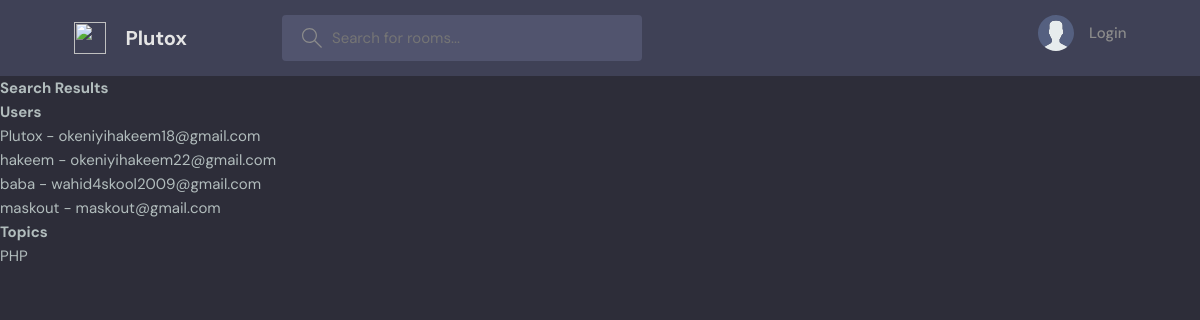
The app's page /search/ with its own data.
### base/models.py (models this page shows, shortened)
class User(AbstractUser):
    name =models.CharField(max_length=200, null=True)
    email = models.EmailField(unique=True , null=True)
    username = models.CharField(null=True, blank=True, max_length=255)
    bio = models.TextField(null=True)
    avatar =models.ImageField(
        default= 'avatar.svg ' ,
        null=True,
        blank=True,
        validators=[FileExtensionValidator(['jpg', 'png', 'jpeg' , 'svg'])]
    )
    USERNAME_FIELD = 'email'
    REQUIRED_FIELDS = ['username']

class Topic (models.Model):
    name = models.CharField(max_length=200)

### base/views.py (the view)
# urls.py: path('search/', views.custom_search, name="search"),
def custom_search(request):
    query = request.GET.get("q", "")
    user_results = User.objects.filter(Q(username__icontains=query) | Q(email__icontains=query))
    topic_results = Topic.objects.filter(name__icontains=query)
    return render(request, "base/custom_search_results.html", {"users": user_results, "topics": topic_results})

### templates/base/custom_search_results.html (shortened to what this page needs)
{% extends "main.html" %}
{% block main %}
<!DOCTYPE html>
<html lang="en">
<head>
</head>
<body>
    <h1>Search Results</h1>
    <h2>Users</h2>
    {% if users %}
        <ul>
            {% for user in users %}
                <li>{{ user.username }} - {{ user.email }}</li>
            {% endfor %}
        </ul>
    {% else %}
        <p>No users found.</p>
    {% endif %}
    <h2>Topics</h2>
    {% if topics %}
        <ul>
            {% for topic in topics %}
                <li>{{ topic.name }}</li>
            {% endfor %}
        </ul>
    {% else %}
        <p>No topics found.</p>
    {% endif %}
</body>
</html>
{% endblock main %}

### static/style/style.css (style rules this page uses)
:root { --color-main: #71c6dd; --color-main-light: #e1f6fb; --color-dark: #3f4156; --color-dark-medium: #51546e; --color-dark-light: #696d97; --color-light: #e5e5e5; --color-gray: #8b8b8b; --color-light-gray: #b2bdbd; --color-bg: #2d2d39; --color-success: #5dd693; --color-error: #fc4b0b; }
* { font-family: "DM Sans", -apple-system, BlinkMacSystemFont, "Segoe UI", Roboto, Oxygen, Ubuntu, Cantarell, "Open Sans", "Helvetica Neue", sans-serif; margin: 0; padding: 0; scrollbar-width: none; box-sizing: border-box; text-rendering: optimizeLegibility; font-size: inherit; }
html { font-size: 56.25%; }
@media only screen and (min-width: 1200px) { html { font-size: 62.5%; } }
body { line-height: 1.6; font-weight: 400; font-size: 1.5rem; color: var(--color-light-gray); background-color: var(--color-bg); min-height: 100vh; }

### records on screen
User: username "Plutox", email "okeniyihakeem18@gmail.com"
User: username "hakeem", email "okeniyihakeem22@gmail.com"
User: username "baba", email "wahid4skool2009@gmail.com"
User: username "maskout", email "maskout@gmail.com"
Topic: name "PHP"
